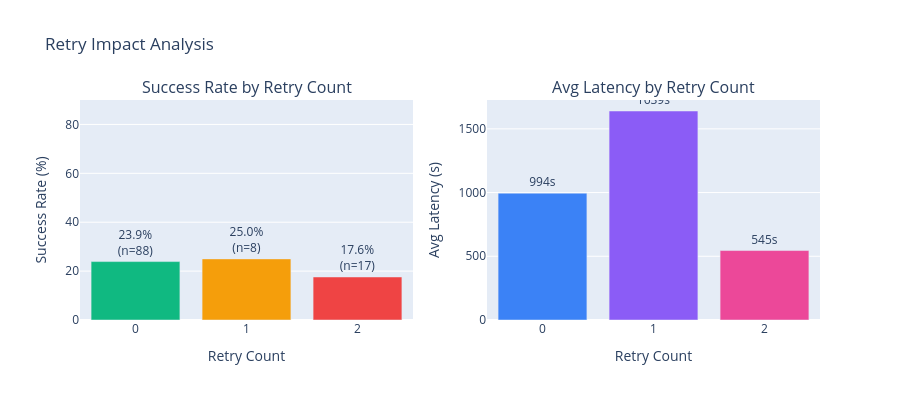

Notebook source saved alongside this figure:
### Code cell
# ── Retry impact ──
retry_impact = df.groupby('retry_count').agg(
    total=('is_success', 'count'),
    successes=('is_success', 'sum'),
    success_rate=('is_success', 'mean'),
    avg_latency=('latency_seconds', 'mean')
).reset_index()
retry_impact['success_pct'] = (retry_impact['success_rate'] * 100).round(1)

fig = make_subplots(rows=1, cols=2,
                    subplot_titles=['Success Rate by Retry Count', 'Avg Latency by Retry Count'])

fig.add_trace(go.Bar(
    x=retry_impact['retry_count'],
    y=retry_impact['success_pct'],
    marker_color=['#10B981', '#F59E0B', '#EF4444'],
    text=[f'{v}%<br>(n={t})' for v, t in zip(retry_impact['success_pct'], retry_impact['total'])],
    textposition='outside'
), row=1, col=1)

fig.add_trace(go.Bar(
    x=retry_impact['retry_count'],
    y=retry_impact['avg_latency'].round(0),
    marker_color=['#3B82F6', '#8B5CF6', '#EC4899'],
    text=[f'{int(v)}s' for v in retry_impact['avg_latency']],
    textposition='outside'
), row=1, col=2)

fig.update_layout(title_text='Retry Impact Analysis', height=400, showlegend=False)
fig.update_xaxes(title_text='Retry Count', tickvals=[0, 1, 2])
fig.update_yaxes(title_text='Success Rate (%)', range=[0, 90], row=1, col=1)
fig.update_yaxes(title_text='Avg Latency (s)', row=1, col=2)
fig.show()

print('Retry breakdown:')
print(retry_impact[['retry_count', 'total', 'successes', 'success_pct', 'avg_latency']].to_string(index=False))

### Figure 1 — Plotly figure (JSON) as saved in the notebook; plotly's stock layout.template omitted (floating-point values rounded to 4 significant figures)
{"data": [{"marker": {"color": ["#10B981", "#F59E0B", "#EF4444"]}, "text": ["23.9%<br>(n=88)", "25.0%<br>(n=8)", "17.6%<br>(n=17)"], "textposition": "outside", "type": "bar", "x": [0, 1, 2], "xaxis": "x", "y": [23.9, 25.0, 17.6], "yaxis": "y"}, {"marker": {"color": ["#3B82F6", "#8B5CF6", "#EC4899"]}, "text": ["994s", "1639s", "545s"], "textposition": "outside", "type": "bar", "x": [0, 1, 2], "xaxis": "x2", "y": [995.0, 1640.0, 545.0], "yaxis": "y2"}], "layout": {"annotations": [{"font": {"size": 16}, "showarrow": false, "text": "Success Rate by Retry Count", "x": 0.225, "xanchor": "center", "xref": "paper", "y": 1, "yanchor": "bottom", "yref": "paper"}, {"font": {"size": 16}, "showarrow": false, "text": "Avg Latency by Retry Count", "x": 0.775, "xanchor": "center", "xref": "paper", "y": 1, "yanchor": "bottom", "yref": "paper"}], "height": 400, "showlegend": false, "title": {"text": "Retry Impact Analysis"}, "xaxis": {"anchor": "y", "domain": [0, 0.45], "tickvals": [0, 1, 2], "title": {"text": "Retry Count"}}, "xaxis2": {"anchor": "y2", "domain": [0.55, 1], "tickvals": [0, 1, 2], "title": {"text": "Retry Count"}}, "yaxis": {"anchor": "x", "domain": [0, 1], "range": [0, 90], "title": {"text": "Success Rate (%)"}}, "yaxis2": {"anchor": "x2", "domain": [0, 1], "title": {"text": "Avg Latency (s)"}}}}
